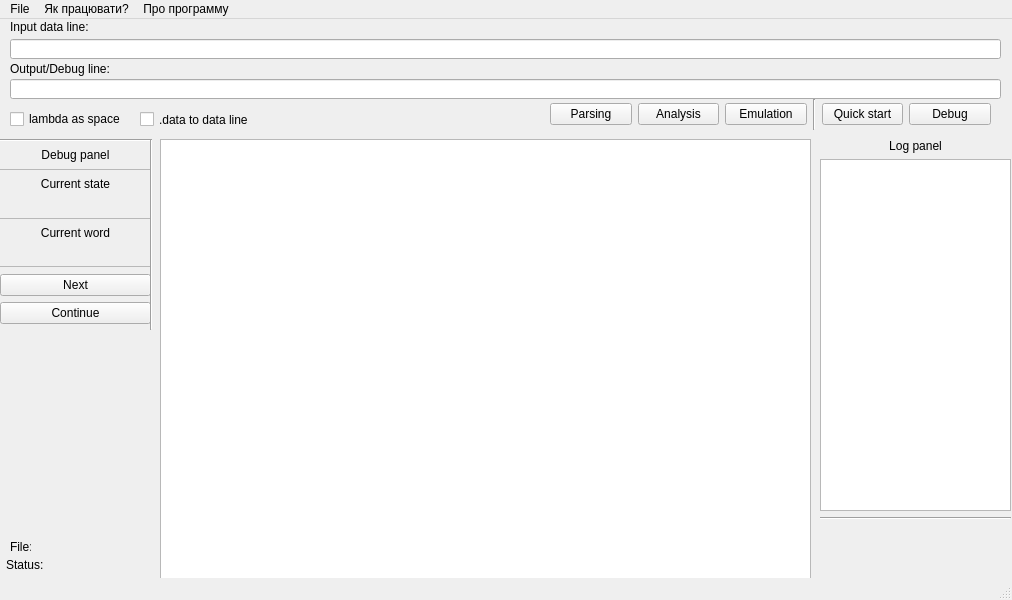
<?xml version="1.0" encoding="UTF-8"?>
<ui version="4.0">
 <class>MainWindow</class>
 <widget class="QMainWindow" name="MainWindow">
  <property name="geometry">
   <rect>
    <x>0</x>
    <y>0</y>
    <width>1012</width>
    <height>600</height>
   </rect>
  </property>
  <property name="minimumSize">
   <size>
    <width>1012</width>
    <height>600</height>
   </size>
  </property>
  <property name="maximumSize">
   <size>
    <width>1012</width>
    <height>600</height>
   </size>
  </property>
  <property name="font">
   <font>
    <family>Arial</family>
   </font>
  </property>
  <property name="windowTitle">
   <string>TME</string>
  </property>
  <widget class="QWidget" name="centralwidget">
   <widget class="QLabel" name="label">
    <property name="geometry">
     <rect>
      <x>226</x>
      <y>292</y>
      <width>151</width>
      <height>141</height>
     </rect>
    </property>
    <property name="text">
     <string/>
    </property>
   </widget>
   <widget class="QWidget" name="verticalLayoutWidget">
    <property name="geometry">
     <rect>
      <x>0</x>
      <y>120</y>
      <width>151</width>
      <height>231</height>
     </rect>
    </property>
    <layout class="QVBoxLayout" name="verticalLayout">
     <item>
      <widget class="Line" name="line_7">
       <property name="minimumSize">
        <size>
         <width>0</width>
         <height>2</height>
        </size>
       </property>
       <property name="orientation">
        <enum>Qt::Horizontal</enum>
       </property>
      </widget>
     </item>
     <item>
      <widget class="QLabel" name="label_8">
       <property name="layoutDirection">
        <enum>Qt::LeftToRight</enum>
       </property>
       <property name="text">
        <string>Debug panel</string>
       </property>
       <property name="alignment">
        <set>Qt::AlignCenter</set>
       </property>
      </widget>
     </item>
     <item>
      <widget class="Line" name="line">
       <property name="font">
        <font>
         <family>Arial</family>
         <pointsize>1</pointsize>
        </font>
       </property>
       <property name="lineWidth">
        <number>0</number>
       </property>
       <property name="midLineWidth">
        <number>1</number>
       </property>
       <property name="orientation">
        <enum>Qt::Horizontal</enum>
       </property>
      </widget>
     </item>
     <item>
      <widget class="QLabel" name="label_2">
       <property name="text">
        <string>Current state</string>
       </property>
       <property name="alignment">
        <set>Qt::AlignCenter</set>
       </property>
      </widget>
     </item>
     <item>
      <widget class="QLabel" name="debugstatelbl">
       <property name="text">
        <string/>
       </property>
       <property name="alignment">
        <set>Qt::AlignCenter</set>
       </property>
      </widget>
     </item>
     <item>
      <widget class="Line" name="line_4">
       <property name="lineWidth">
        <number>0</number>
       </property>
       <property name="midLineWidth">
        <number>1</number>
       </property>
       <property name="orientation">
        <enum>Qt::Horizontal</enum>
       </property>
      </widget>
     </item>
     <item>
      <widget class="QLabel" name="label_4">
       <property name="text">
        <string>Current word</string>
       </property>
       <property name="alignment">
        <set>Qt::AlignCenter</set>
       </property>
      </widget>
     </item>
     <item>
      <widget class="QLabel" name="debugwordlbl">
       <property name="font">
        <font>
         <family>MS Shell Dlg 2</family>
         <pointsize>8</pointsize>
         <weight>50</weight>
         <bold>false</bold>
         <stylestrategy>PreferAntialias</stylestrategy>
        </font>
       </property>
       <property name="text">
        <string/>
       </property>
       <property name="alignment">
        <set>Qt::AlignCenter</set>
       </property>
      </widget>
     </item>
     <item>
      <widget class="Line" name="line_5">
       <property name="lineWidth">
        <number>0</number>
       </property>
       <property name="midLineWidth">
        <number>1</number>
       </property>
       <property name="orientation">
        <enum>Qt::Horizontal</enum>
       </property>
      </widget>
     </item>
     <item>
      <widget class="QPushButton" name="debugnextbtn">
       <property name="text">
        <string>Next</string>
       </property>
      </widget>
     </item>
     <item>
      <widget class="QPushButton" name="skipButton">
       <property name="text">
        <string>Continue</string>
       </property>
      </widget>
     </item>
     <item>
      <spacer name="verticalSpacer">
       <property name="orientation">
        <enum>Qt::Vertical</enum>
       </property>
       <property name="sizeHint" stdset="0">
        <size>
         <width>20</width>
         <height>40</height>
        </size>
       </property>
      </spacer>
     </item>
    </layout>
   </widget>
   <widget class="QWidget" name="verticalLayoutWidget_2">
    <property name="geometry">
     <rect>
      <x>820</x>
      <y>120</y>
      <width>191</width>
      <height>441</height>
     </rect>
    </property>
    <layout class="QVBoxLayout" name="verticalLayout_2">
     <item>
      <widget class="QLabel" name="label_6">
       <property name="text">
        <string>Log panel</string>
       </property>
       <property name="alignment">
        <set>Qt::AlignCenter</set>
       </property>
      </widget>
     </item>
     <item>
      <widget class="QPlainTextEdit" name="logwindow">
       <property name="enabled">
        <bool>true</bool>
       </property>
       <property name="focusPolicy">
        <enum>Qt::NoFocus</enum>
       </property>
       <property name="horizontalScrollBarPolicy">
        <enum>Qt::ScrollBarAlwaysOff</enum>
       </property>
       <property name="cursorWidth">
        <number>1</number>
       </property>
       <property name="textInteractionFlags">
        <set>Qt::TextSelectableByKeyboard|Qt::TextSelectableByMouse</set>
       </property>
      </widget>
     </item>
     <item>
      <widget class="Line" name="line_2">
       <property name="orientation">
        <enum>Qt::Horizontal</enum>
       </property>
      </widget>
     </item>
     <item>
      <spacer name="verticalSpacer_7">
       <property name="orientation">
        <enum>Qt::Vertical</enum>
       </property>
       <property name="sizeType">
        <enum>QSizePolicy::Fixed</enum>
       </property>
       <property name="sizeHint" stdset="0">
        <size>
         <width>20</width>
         <height>40</height>
        </size>
       </property>
      </spacer>
     </item>
     <item>
      <widget class="QLabel" name="rowNumberLabel">
       <property name="text">
        <string/>
       </property>
      </widget>
     </item>
    </layout>
   </widget>
   <widget class="QLineEdit" name="inputlineEdit">
    <property name="geometry">
     <rect>
      <x>10</x>
      <y>20</y>
      <width>991</width>
      <height>20</height>
     </rect>
    </property>
    <property name="text">
     <string/>
    </property>
    <property name="alignment">
     <set>Qt::AlignCenter</set>
    </property>
   </widget>
   <widget class="QWidget" name="horizontalLayoutWidget">
    <property name="geometry">
     <rect>
      <x>550</x>
      <y>80</y>
      <width>441</width>
      <height>31</height>
     </rect>
    </property>
    <layout class="QHBoxLayout" name="horizontalLayout">
     <item>
      <widget class="QPushButton" name="parsingbtn">
       <property name="text">
        <string>Parsing</string>
       </property>
      </widget>
     </item>
     <item>
      <widget class="QPushButton" name="analysisbtn">
       <property name="text">
        <string>Analysis</string>
       </property>
      </widget>
     </item>
     <item>
      <widget class="QPushButton" name="emulationbtn">
       <property name="text">
        <string>Emulation</string>
       </property>
      </widget>
     </item>
     <item>
      <widget class="Line" name="line_3">
       <property name="orientation">
        <enum>Qt::Vertical</enum>
       </property>
      </widget>
     </item>
     <item>
      <widget class="QPushButton" name="quickstartbtn">
       <property name="text">
        <string>Quick start</string>
       </property>
      </widget>
     </item>
     <item>
      <widget class="QPushButton" name="debugbtn">
       <property name="text">
        <string>Debug</string>
       </property>
      </widget>
     </item>
    </layout>
   </widget>
   <widget class="QLineEdit" name="debuglineEdit">
    <property name="geometry">
     <rect>
      <x>10</x>
      <y>60</y>
      <width>991</width>
      <height>20</height>
     </rect>
    </property>
    <property name="focusPolicy">
     <enum>Qt::ClickFocus</enum>
    </property>
    <property name="text">
     <string/>
    </property>
    <property name="alignment">
     <set>Qt::AlignCenter</set>
    </property>
    <property name="cursorMoveStyle">
     <enum>Qt::VisualMoveStyle</enum>
    </property>
   </widget>
   <widget class="QLabel" name="label_3">
    <property name="geometry">
     <rect>
      <x>10</x>
      <y>40</y>
      <width>171</width>
      <height>20</height>
     </rect>
    </property>
    <property name="text">
     <string>Output/Debug line:</string>
    </property>
   </widget>
   <widget class="QLabel" name="label_5">
    <property name="geometry">
     <rect>
      <x>10</x>
      <y>0</y>
      <width>121</width>
      <height>16</height>
     </rect>
    </property>
    <property name="text">
     <string>Input data line:</string>
    </property>
   </widget>
   <widget class="QLabel" name="label_7">
    <property name="geometry">
     <rect>
      <x>10</x>
      <y>520</y>
      <width>21</width>
      <height>16</height>
     </rect>
    </property>
    <property name="text">
     <string>File:</string>
    </property>
   </widget>
   <widget class="QLabel" name="label_9">
    <property name="geometry">
     <rect>
      <x>6</x>
      <y>536</y>
      <width>41</width>
      <height>20</height>
     </rect>
    </property>
    <property name="text">
     <string>Status:</string>
    </property>
   </widget>
   <widget class="QLabel" name="filestatuslbl">
    <property name="geometry">
     <rect>
      <x>40</x>
      <y>540</y>
      <width>111</width>
      <height>16</height>
     </rect>
    </property>
    <property name="text">
     <string/>
    </property>
    <property name="alignment">
     <set>Qt::AlignRight|Qt::AlignTrailing|Qt::AlignVCenter</set>
    </property>
   </widget>
   <widget class="QLabel" name="filenamelbl">
    <property name="geometry">
     <rect>
      <x>40</x>
      <y>520</y>
      <width>111</width>
      <height>20</height>
     </rect>
    </property>
    <property name="text">
     <string/>
    </property>
    <property name="alignment">
     <set>Qt::AlignRight|Qt::AlignTrailing|Qt::AlignVCenter</set>
    </property>
   </widget>
   <widget class="QPlainTextEdit" name="mainTextField">
    <property name="geometry">
     <rect>
      <x>160</x>
      <y>120</y>
      <width>651</width>
      <height>441</height>
     </rect>
    </property>
    <property name="font">
     <font>
      <family>Consolas</family>
      <pointsize>11</pointsize>
     </font>
    </property>
    <property name="acceptDrops">
     <bool>false</bool>
    </property>
    <property name="lineWrapMode">
     <enum>QPlainTextEdit::NoWrap</enum>
    </property>
   </widget>
   <widget class="QCheckBox" name="lambdacheckBox">
    <property name="geometry">
     <rect>
      <x>10</x>
      <y>90</y>
      <width>121</width>
      <height>20</height>
     </rect>
    </property>
    <property name="text">
     <string>lambda as space</string>
    </property>
   </widget>
   <widget class="Line" name="line_8">
    <property name="geometry">
     <rect>
      <x>150</x>
      <y>120</y>
      <width>2</width>
      <height>191</height>
     </rect>
    </property>
    <property name="orientation">
     <enum>Qt::Vertical</enum>
    </property>
   </widget>
   <widget class="QCheckBox" name="datacheckBox">
    <property name="geometry">
     <rect>
      <x>140</x>
      <y>90</y>
      <width>131</width>
      <height>21</height>
     </rect>
    </property>
    <property name="text">
     <string>.data to data line</string>
    </property>
   </widget>
  </widget>
  <widget class="QMenuBar" name="menubar">
   <property name="geometry">
    <rect>
     <x>0</x>
     <y>0</y>
     <width>1012</width>
     <height>21</height>
    </rect>
   </property>
   <widget class="QMenu" name="menu">
    <property name="title">
     <string>File</string>
    </property>
    <addaction name="actioNew"/>
    <addaction name="actionOpen"/>
    <addaction name="actionSave"/>
    <addaction name="actionClose"/>
   </widget>
   <widget class="QMenu" name="menu_2">
    <property name="title">
     <string>Як працювати?</string>
    </property>
    <addaction name="action"/>
    <addaction name="action_2"/>
    <addaction name="action_3"/>
    <addaction name="action_5"/>
   </widget>
   <widget class="QMenu" name="menu_3">
    <property name="title">
     <string>Про программу</string>
    </property>
    <addaction name="action_4"/>
   </widget>
   <addaction name="menu"/>
   <addaction name="menu_2"/>
   <addaction name="menu_3"/>
  </widget>
  <widget class="QStatusBar" name="statusbar"/>
  <action name="actionOpen">
   <property name="text">
    <string>Open</string>
   </property>
  </action>
  <action name="actionSave">
   <property name="text">
    <string>Save</string>
   </property>
  </action>
  <action name="actionClose">
   <property name="text">
    <string>Close</string>
   </property>
  </action>
  <action name="action">
   <property name="text">
    <string>Про мову цього емулятора</string>
   </property>
  </action>
  <action name="actioNew">
   <property name="text">
    <string>New</string>
   </property>
  </action>
  <action name="action_2">
   <property name="text">
    <string>Гарячі клавіші</string>
   </property>
  </action>
  <action name="action_3">
   <property name="text">
    <string>Приклад программи/порту</string>
   </property>
  </action>
  <action name="action_4">
   <property name="text">
    <string>Натисни мене</string>
   </property>
  </action>
  <action name="action_5">
   <property name="text">
    <string>Особливості емулятора</string>
   </property>
  </action>
 </widget>
 <resources/>
 <connections/>
 <slots>
  <signal>signal1()</signal>
  <slot>slot1()</slot>
 </slots>
</ui>
